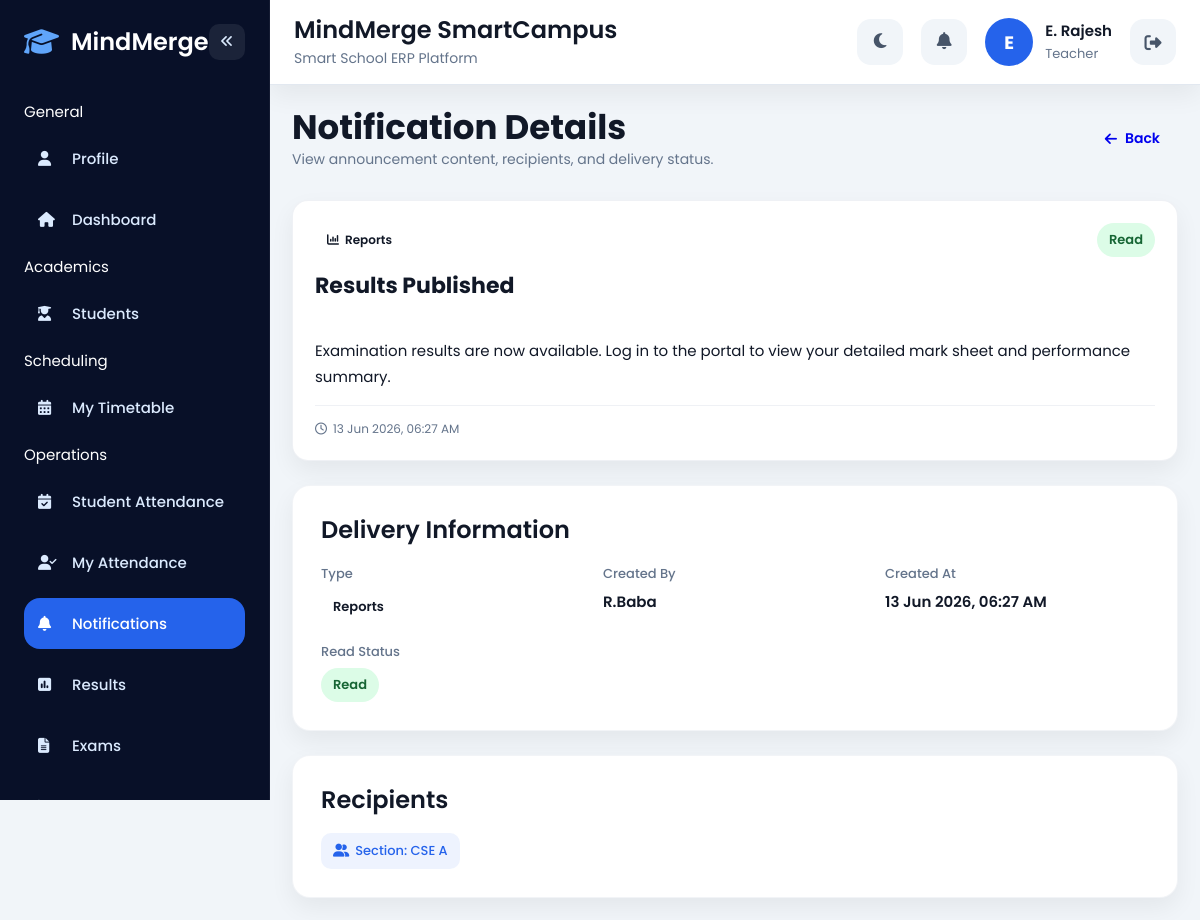
Page /notifications/view.php?id=2 (signed in) on the committed database.
### tables this page shows
CREATE TABLE `notifications` (
  `id` int(11) NOT NULL,
  `title` varchar(200) NOT NULL,
  `message` text NOT NULL,
  `type` enum('general','exam','fee','attendance','result','announcement','holiday','event','transport','emergency') NOT NULL DEFAULT 'general',
  `source_module` varchar(50) DEFAULT NULL,
  `source_ref` varchar(100) DEFAULT NULL,
  `created_by` int(11) DEFAULT NULL,
  `created_at` datetime NOT NULL DEFAULT current_timestamp()
);

CREATE TABLE `users` (
  `id` int(11) NOT NULL,
  `full_name` varchar(100) NOT NULL,
  `email` varchar(100) NOT NULL,
  `phone` varchar(20) NOT NULL,
  `password` varchar(255) NOT NULL,
  `role` enum('admin','teacher','student','parent') NOT NULL,
  `profile_photo` varchar(255) DEFAULT 'default.png',
  `theme_preference` varchar(20) DEFAULT 'light',
  `created_at` timestamp NOT NULL DEFAULT current_timestamp(),
  `admin_id` varchar(50) DEFAULT NULL
);

### config/notifications.php (called while the page is built, shortened)
<?php
function notification_resolve_target_labels(mysqli $conn, int $notification_id): array
{
    $labels = [];
    $query = mysqli_query(
        $conn,
        "SELECT target_type, target_value
         FROM notification_targets
         WHERE notification_id = '$notification_id'
         ORDER BY target_id ASC"
    );
    while ($row = mysqli_fetch_assoc($query)) {
        $labels[] = notification_format_target_label($conn, $row['target_type'], $row['target_value']);
    }
    return $labels;
}
function notification_format_target_label(
    mysqli $conn,
    string $target_type,
    string $target_value
): string {
    if ($target_type === 'section') {
        $section_id = (int) $target_value;
        $section = mysqli_fetch_assoc(mysqli_query(
            $conn,
            "SELECT s.section_name, s.section_code, c.class_code, c.class_name
             FROM sections s
             LEFT JOIN classes c ON s.class_id = c.class_id
             WHERE s.section_id = '$section_id'
             LIMIT 1"
        ));
        if ($section) {
            $prefix = $section['class_code'] ?? $section['class_name'] ?? '';
            return 'Section: ' . trim($prefix . ' ' . ($section['section_code'] ?? $section['section_name']));
        }
        return 'Section #' . $section_id;
    }
    return ucfirst($target_type) . ': ' . $target_value;
}

### notifications/view.php (the view, shortened to what this page needs)
<?php
include('../config/db.php');
require_once('../config/notifications.php');
$user_id = (int) ($_SESSION['user']['id'] ?? 0);
$notification_id = (int) ($_GET['id'] ?? 0);
$notification = mysqli_fetch_assoc(mysqli_query(
    $conn,
    "SELECT n.*, u.full_name AS created_by_name
     FROM notifications n
     LEFT JOIN users u ON n.created_by = u.id
     WHERE n.id = '$notification_id'
     LIMIT 1"
));
$read_row = mysqli_fetch_assoc(mysqli_query(
    $conn,
    "SELECT read_id FROM notification_reads
     WHERE notification_id = '$notification_id' AND user_id = '$user_id'
     LIMIT 1"
));
$is_read = !empty($read_row);
if (!$is_read) {
    $is_read = true;
}
$target_labels = notification_resolve_target_labels($conn, $notification_id);
?>
<!DOCTYPE html>
<html lang="en">
<head>
<link rel="stylesheet" href="../assets/css/global.css">
<link rel="stylesheet" href="../assets/css/layout.css">
<link rel="stylesheet" href="../assets/css/components.css">
<link rel="stylesheet" href="../assets/css/notifications.css">
<link rel="stylesheet" href="https://cdnjs.cloudflare.com/ajax/libs/font-awesome/6.5.1/css/all.min.css">
</head>
<body>
<div class="app-layout">
<?php include('../partials/sidebar.php'); ?>
<div class="main-content">
<?php include('../partials/topbar.php'); ?>
<div class="page-content">
<div class="page-header">
<div>
<h1>Notification Details</h1>
<p>View announcement content, recipients, and delivery status.</p>
</div>
<div style="display:flex;gap:12px;flex-wrap:wrap;">
<a href="index.php" class="btn">
<i class="fa-solid fa-arrow-left"></i>
Back
</a>
</div>
</div>
<div class="dashboard-section view-preview notif-preview">
<div class="notif-preview-header">
<span class="notif-preview-badge" style="background:<?php echo $config['bg']; ?>;color:<?php echo $config['color']; ?>;">
<i class="fa-solid <?php echo $config['icon']; ?>"></i>
<?php echo htmlspecialchars($config['label']); ?>
</span>
<span class="status <?php echo $is_read ? 'success' : 'warning'; ?>">
<?php echo $is_read ? 'Read' : 'Unread'; ?>
</span>
</div>
<h2 class="notif-preview-title" style="font-size:22px;margin-bottom:12px;">
<?php echo htmlspecialchars($notification['title']); ?>
</h2>
<div class="notif-preview-message" style="color:var(--text);font-size:15px;">
<?php echo nl2br(htmlspecialchars($notification['message'])); ?>
</div>
<div class="notif-preview-meta">
<i class="fa-regular fa-clock"></i>
<?php echo date('d M Y, h:i A', strtotime($notification['created_at'])); ?>
</div>
</div>
<div class="dashboard-section">
<div class="section-header">
<h2>Delivery Information</h2>
</div>
<div class="info-grid">
<div class="info-item">
<span class="info-label">Type</span>
<span class="info-value">
<span class="status <?php echo $config['class']; ?>">
<?php echo htmlspecialchars($config['label']); ?>
</span>
</span>
</div>
<div class="info-item">
<span class="info-label">Created By</span>
<span class="info-value"><?php echo htmlspecialchars($notification['created_by_name'] ?? 'System'); ?></span>
</div>
<div class="info-item">
<span class="info-label">Created At</span>
<span class="info-value"><?php echo date('d M Y, h:i A', strtotime($notification['created_at'])); ?></span>
</div>
<div class="info-item">
<span class="info-label">Read Status</span>
<span class="info-value">
<span class="status <?php echo $is_read ? 'success' : 'warning'; ?>">
<?php echo $is_read ? 'Read' : 'Unread'; ?>
</span>
</span>
</div>
</div>
</div>
<div class="dashboard-section">
<div class="section-header">
<h2>Recipients</h2>
</div>
<?php if (!empty($target_labels)) { ?>
<div class="notif-target-list">
<?php foreach ($target_labels as $label) { ?>
<span class="notif-target-tag">
<i class="fa-solid fa-user-group"></i>
<?php echo htmlspecialchars($label); ?>
</span>
<?php } ?>
</div>
<?php } else { ?>
<p style="color:var(--muted);">No specific recipients recorded.</p>
<?php } ?>
</div>
</div>
</div>
</div>
</body>
</html>

### assets/css/global.css (style rules this page uses)
:root { --primary:#2563eb; --primary-dark:#1d4ed8; --bg:#f1f5f9; --sidebar:#081028; --card:#ffffff; --text:#111827; --muted:#64748b; --success:#22c55e; --danger:#ef4444; --warning:#f59e0b; --radius-lg:18px; --radius-md:14px; --radius-sm:10px; --shadow: 0 10px 25px rgba(0,0,0,0.06); }
* { margin:0; padding:0; box-sizing:border-box; }
html, body { width:100%; overflow-x:hidden; scroll-behavior:smooth; }
body { font-family:'Poppins',sans-serif; background:var(--bg); color:var(--text); font-size:15px; }
h1 { font-size:34px; font-weight:700; line-height:1.2; }
h2 { font-size:24px; font-weight:600; line-height:1.3; }
p { color:var(--muted); line-height:1.6; font-size:14px; }
.page-content { padding:24px; width:100%; max-width:1500px; margin:auto; }
@media (max-width:1200px) { .page-content { padding:22px; } }

### assets/css/layout.css (style rules this page uses)
.app-layout { display:flex; min-height:100vh; background:var(--bg); }
.main-content { margin-left:270px; width:100%; min-height:100vh; transition:0.3s; }

### assets/css/components.css (style rules this page uses)
.btn { border:none; padding:11px 18px; border-radius:12px; cursor:pointer; font-weight:600; transition:0.3s; text-decoration:none; display:inline-flex; align-items:center; justify-content:center; gap:8px; font-size:14px; }
.page-header { display:flex; justify-content:space-between; align-items:center; gap:20px; flex-wrap:wrap; margin-bottom:30px; }
.dashboard-section { margin-top:24px; background:var(--card); padding:28px; border-radius:var(--radius-lg); box-shadow:var(--shadow); overflow:hidden; border:1px solid rgba(148,163,184,.12); }
.section-header { margin-bottom:18px; }
.status { padding:7px 12px; border-radius:30px; font-size:13px; font-weight:600; display:inline-block; }
.status.success { background:#dcfce7; color:#166534; }

### assets/css/notifications.css (style rules this page uses)
.notif-preview { border-radius:16px; padding:22px; border:1px solid rgba(148,163,184,.15); background:var(--card); min-height:200px; transition:.25s; }
.notif-preview-header { display:flex; align-items:center; justify-content:space-between; gap:12px; margin-bottom:14px; flex-wrap:wrap; }
.notif-preview-badge { display:inline-flex; align-items:center; gap:6px; padding:6px 12px; border-radius:20px; font-size:12px; font-weight:600; }
.notif-preview-title { font-size:18px; font-weight:700; margin-bottom:10px; line-height:1.35; }
.notif-preview-message { line-height:1.7; color:var(--muted); white-space:pre-wrap; word-break:break-word; }
.notif-preview-meta { margin-top:16px; padding-top:14px; border-top:1px solid rgba(148,163,184,.15); font-size:12px; color:var(--muted); display:flex; align-items:center; gap:6px; }
.notif-target-list { display:flex; flex-wrap:wrap; gap:8px; }
.notif-target-tag { display:inline-flex; align-items:center; gap:6px; padding:8px 12px; border-radius:10px; background:rgba(37,99,235,.08); color:var(--primary); font-size:13px; font-weight:500; }

### rows in the picture
notifications: title "Results Published", message "Examination results are now available. Log in to the portal to view your detailed mark sheet and performance summary.", created_at "13 Jun 2026, 06:27 AM", users.full_name "R.Baba"

### other values in the picture
$group['label'] "General"
$config['label'] "Profile"
$config['label'] "Dashboard"
$group['label'] "Academics"
$config['label'] "Students"
$group['label'] "Scheduling"
$config['label'] "My Timetable"
$group['label'] "Operations"
$config['label'] "Student Attendance"
$config['label'] "My Attendance"
$config['label'] "Notifications"
$config['label'] "Results"
$config['label'] "Exams"
$first_letter "E"
$full_name "E. Rajesh"
